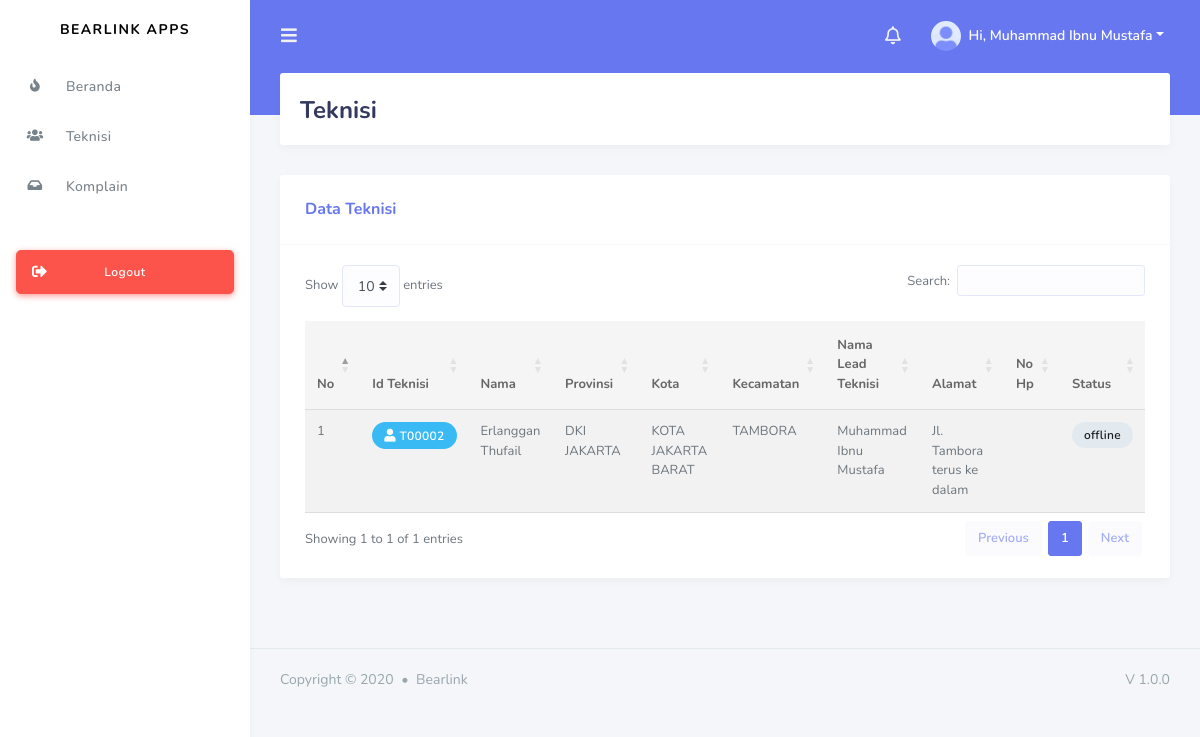
The page /index.php?page=technician (signed in) on the database as committed earlier.
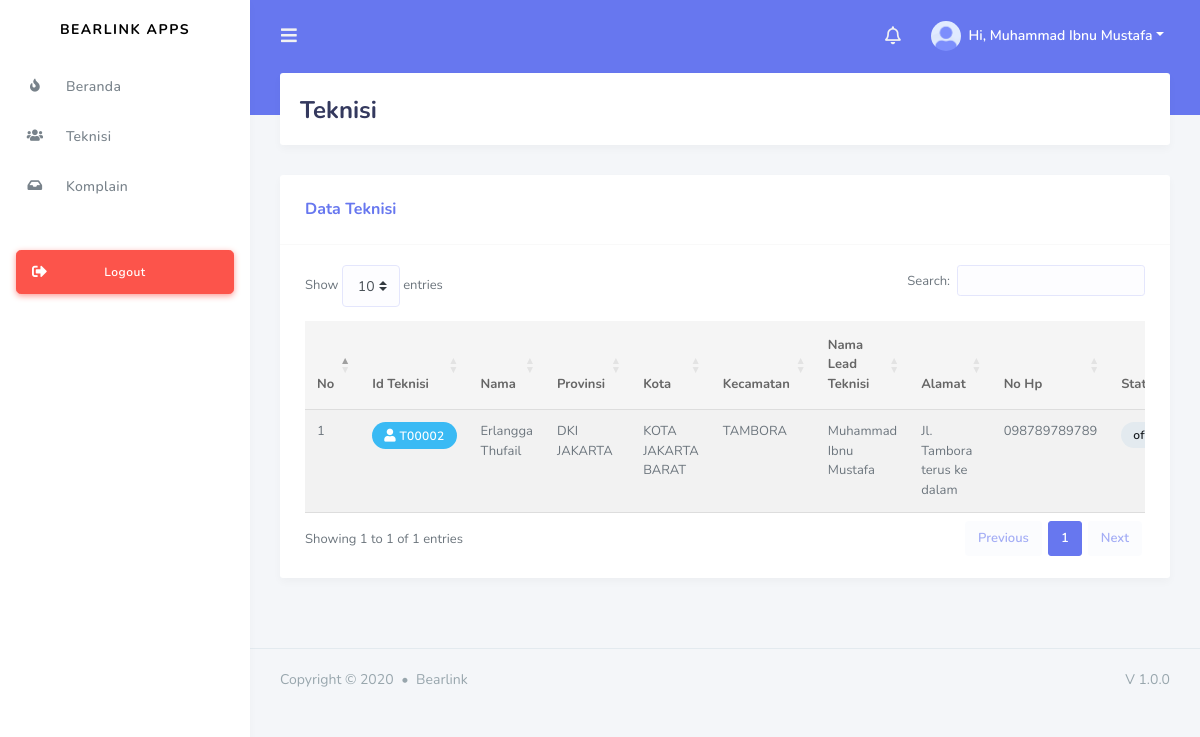
The same page on the database as committed later.
### tables this page shows
CREATE TABLE `technician` (
  `id` varchar(32) NOT NULL,
  `province_id` char(2) DEFAULT NULL,
  `regency_id` char(4) DEFAULT NULL,
  `district_id` char(7) DEFAULT NULL,
  `lead_technician_id` varchar(32) DEFAULT NULL,
  `full_name` varchar(50) NOT NULL,
  `email` varchar(191) NOT NULL,
  `password` varchar(80) NOT NULL,
  `handphone` varchar(12) DEFAULT NULL,
  `date_of_birth` date NOT NULL,
  `full_address` longtext NOT NULL,
  `status` enum('online','offline') DEFAULT NULL,
  `lat` decimal(10,8) DEFAULT NULL,
  `lng` decimal(11,8) DEFAULT NULL,
  `created_at` timestamp NULL DEFAULT NULL,
  `updated_at` timestamp NULL DEFAULT NULL,
  `deleted_at` timestamp NULL DEFAULT NULL
);

CREATE TABLE `provinces` (
  `id` char(2) NOT NULL,
  `name` varchar(255) NOT NULL,
  `created_at` timestamp NULL DEFAULT NULL,
  `updated_at` timestamp NULL DEFAULT NULL,
  `deleted_at` timestamp NULL DEFAULT NULL
);

CREATE TABLE `regencies` (
  `id` char(4) NOT NULL,
  `province_id` char(2) NOT NULL,
  `name` varchar(255) NOT NULL,
  `created_at` timestamp NULL DEFAULT NULL,
  `updated_at` timestamp NULL DEFAULT NULL,
  `deleted_at` timestamp NULL DEFAULT NULL
);

CREATE TABLE `districts` (
  `id` char(7) NOT NULL,
  `regency_id` char(4) NOT NULL,
  `name` varchar(255) NOT NULL,
  `created_at` timestamp NULL DEFAULT NULL,
  `updated_at` timestamp NULL DEFAULT NULL,
  `deleted_at` timestamp NULL DEFAULT NULL
);

CREATE TABLE `lead_technician` (
  `id` varchar(32) NOT NULL,
  `province_id` char(2) DEFAULT NULL,
  `regency_id` char(4) DEFAULT NULL,
  `district_id` char(7) DEFAULT NULL,
  `full_name` varchar(50) NOT NULL,
  `email` varchar(50) NOT NULL,
  `password` varchar(10) NOT NULL,
  `handphone` varchar(12) NOT NULL,
  `date_of_birth` date NOT NULL,
  `full_address` longtext NOT NULL,
  `status` enum('online','offline') DEFAULT NULL,
  `lat` decimal(10,8) DEFAULT NULL,
  `lng` decimal(11,8) DEFAULT NULL,
  `created_at` timestamp NULL DEFAULT NULL,
  `updated_at` timestamp NULL DEFAULT NULL,
  `deleted_at` timestamp NULL DEFAULT NULL
);

### page/lead/technician/technician.php (the view, shortened to what this page needs)
<div class="main-content">
    <section class="section">
        <div class="section-header">
            <h1>Teknisi</h1>
        </div>
        <div class="row">
            <div class="col-lg-12 col-md-12 col-12 col-sm-12">
                <div class="card">
                    <div class="card-header">
                        <h4>Data Teknisi</h4>
                    </div>
                    <div class="card-body">
                        <div class="table-responsive">
                            <table id="example" class="table table-striped">
                                <thead>
                                    <tr>
                                        <th>No</th>
                                        <th>Id Teknisi</th>
                                        <th>Nama</th>
                                        <th>Provinsi</th>
                                        <th>Kota</th>
                                        <th>Kecamatan</th>
                                        <th>Nama Lead Teknisi</th>
                                        <th>Alamat</th>
                                        <th>No Hp</th>
                                        <th>Status</th>
                                    </tr>
                                </thead>
                                <tbody>
                                <?php
                                $no = 1;
                                $q = mysqli_query($conn, "SELECT lead_technician.full_name as fullname_lead, technician.id as id_tech, technician.handphone as handphone_tech, provinces.name as provincy_name, regencies.name as regency_name, districts.name as district_name, technician.full_name as fullname_tech, technician.full_address as address_tech, technician.status as status_tech FROM technician
                                                        JOIN lead_technician ON technician.lead_technician_id=lead_technician.id
                                                        JOIN provinces ON technician.province_id=provinces.id
                                                        JOIN regencies ON technician.regency_id=regencies.id
                                                        JOIN districts ON technician.district_id=districts.id
                                                        WHERE technician.regency_id='$auth[regency_id]'") or die (mysqli_error($conn));
                                while($data=mysqli_fetch_array($q)){
                                ?>
                                    <tr>
                                        <td><?= $no ?></td>
                                        <td>
                                            <div class="badge badge-info"><i class="fas fa-user"></i> <?= $data['id_tech'] ?></div>
                                        </td>
                                        <td><?= $data['fullname_tech'] ?></td>
                                        <td><?= $data['provincy_name'] ?></td>
                                        <td><?= $data['regency_name'] ?></td>
                                        <td><?= $data['district_name'] ?></td>
                                        <td><?= $data['fullname_lead'] ?></td>
                                        <td><?= $data['address_tech'] ?></td>
                                        <td><?= $data['handphone_tech'] ?></td>
                                        <td><?= getStatus($data['status_tech']) ?></td>
                                    </tr>
                                <?php $no++; } ?>
                            </table>
                        </div>
                    </div>
                </div>
            </div>
        </div>
    </section>
</div>
<footer class="main-footer">
    <div class="footer-left">
        Copyright &copy; 2020 <div class="bullet"></div> Bearlink
    </div>
    <div class="footer-right">
        V 1.0.0
    </div>
</footer>
</div>
</div>

### service.php (shortened to what this page needs)
<?php
    $role = $_SESSION['role'];
    $email = $_SESSION['email'];
    switch($role){
        case 3:
            $sql = mysqli_query($conn, "SELECT * from lead_technician WHERE email='$email'");
            $auth = mysqli_fetch_array($sql);
        break;
    }
    function getStatus($params) {
        $tmp = '';
        switch($params) {
            default:
                $tmp = '<div class="badge badge-light">offline</div>';
            break;
        }
        return $tmp;
    }
?>

Rows that differ between the two databases and show on the page:
changed technician "Jl. Tambora terus ke dalam": full_name "Erlanggan Thufail" → "Erlangga Thufail"; handphone (not shown) → "098789789789"
